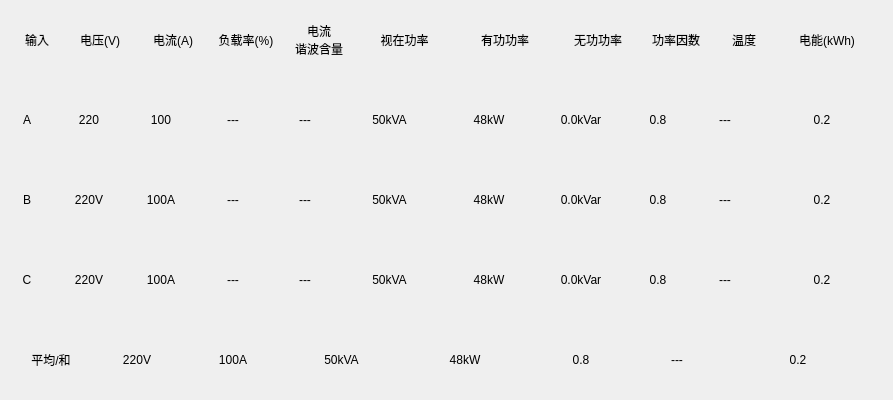
<?xml version="1.0" encoding="UTF-8"?>
<ui version="4.0">
 <class>BoxTotalWid</class>
 <widget class="QWidget" name="BoxTotalWid">
  <property name="geometry">
   <rect>
    <x>0</x>
    <y>0</y>
    <width>893</width>
    <height>400</height>
   </rect>
  </property>
  <property name="minimumSize">
   <size>
    <width>0</width>
    <height>25</height>
   </size>
  </property>
  <property name="windowTitle">
   <string>Form</string>
  </property>
  <layout class="QGridLayout" name="gridLayout" rowstretch="1,1,1,1,1">
   <property name="leftMargin">
    <number>0</number>
   </property>
   <property name="topMargin">
    <number>0</number>
   </property>
   <property name="rightMargin">
    <number>0</number>
   </property>
   <property name="bottomMargin">
    <number>0</number>
   </property>
   <property name="spacing">
    <number>0</number>
   </property>
   <item row="4" column="0">
    <widget class="QWidget" name="AllWid" native="true">
     <layout class="QHBoxLayout" name="horizontalLayout_5" stretch="1,1,1,1,1,1,0,1">
      <property name="spacing">
       <number>0</number>
      </property>
      <property name="leftMargin">
       <number>0</number>
      </property>
      <property name="topMargin">
       <number>0</number>
      </property>
      <property name="rightMargin">
       <number>0</number>
      </property>
      <property name="bottomMargin">
       <number>0</number>
      </property>
      <item>
       <widget class="QLabel" name="label_6">
        <property name="minimumSize">
         <size>
          <width>50</width>
          <height>25</height>
         </size>
        </property>
        <property name="maximumSize">
         <size>
          <width>50</width>
          <height>16777215</height>
         </size>
        </property>
        <property name="text">
         <string>平均/和</string>
        </property>
        <property name="alignment">
         <set>Qt::AlignCenter</set>
        </property>
       </widget>
      </item>
      <item>
       <widget class="QLabel" name="volH">
        <property name="minimumSize">
         <size>
          <width>70</width>
          <height>25</height>
         </size>
        </property>
        <property name="maximumSize">
         <size>
          <width>70</width>
          <height>16777215</height>
         </size>
        </property>
        <property name="text">
         <string>220V</string>
        </property>
        <property name="alignment">
         <set>Qt::AlignCenter</set>
        </property>
       </widget>
      </item>
      <item>
       <widget class="QLabel" name="curH">
        <property name="minimumSize">
         <size>
          <width>70</width>
          <height>25</height>
         </size>
        </property>
        <property name="maximumSize">
         <size>
          <width>70</width>
          <height>16777215</height>
         </size>
        </property>
        <property name="layoutDirection">
         <enum>Qt::LeftToRight</enum>
        </property>
        <property name="text">
         <string>100A</string>
        </property>
        <property name="alignment">
         <set>Qt::AlignCenter</set>
        </property>
       </widget>
      </item>
      <item>
       <widget class="QLabel" name="tApPowH">
        <property name="minimumSize">
         <size>
          <width>95</width>
          <height>25</height>
         </size>
        </property>
        <property name="maximumSize">
         <size>
          <width>95</width>
          <height>16777215</height>
         </size>
        </property>
        <property name="text">
         <string>50kVA</string>
        </property>
        <property name="alignment">
         <set>Qt::AlignCenter</set>
        </property>
       </widget>
      </item>
      <item>
       <widget class="QLabel" name="tPowH">
        <property name="minimumSize">
         <size>
          <width>100</width>
          <height>25</height>
         </size>
        </property>
        <property name="maximumSize">
         <size>
          <width>100</width>
          <height>16777215</height>
         </size>
        </property>
        <property name="text">
         <string>48kW</string>
        </property>
        <property name="alignment">
         <set>Qt::AlignCenter</set>
        </property>
       </widget>
      </item>
      <item>
       <widget class="QLabel" name="tPfH">
        <property name="minimumSize">
         <size>
          <width>80</width>
          <height>25</height>
         </size>
        </property>
        <property name="maximumSize">
         <size>
          <width>80</width>
          <height>16777215</height>
         </size>
        </property>
        <property name="text">
         <string>0.8</string>
        </property>
        <property name="alignment">
         <set>Qt::AlignCenter</set>
        </property>
       </widget>
      </item>
      <item>
       <widget class="QLabel" name="temH">
        <property name="minimumSize">
         <size>
          <width>60</width>
          <height>25</height>
         </size>
        </property>
        <property name="maximumSize">
         <size>
          <width>60</width>
          <height>16777215</height>
         </size>
        </property>
        <property name="text">
         <string>---</string>
        </property>
        <property name="alignment">
         <set>Qt::AlignCenter</set>
        </property>
       </widget>
      </item>
      <item>
       <widget class="QLabel" name="tEleH">
        <property name="minimumSize">
         <size>
          <width>130</width>
          <height>25</height>
         </size>
        </property>
        <property name="maximumSize">
         <size>
          <width>130</width>
          <height>16777215</height>
         </size>
        </property>
        <property name="text">
         <string>0.2</string>
        </property>
        <property name="alignment">
         <set>Qt::AlignCenter</set>
        </property>
       </widget>
      </item>
     </layout>
    </widget>
   </item>
   <item row="3" column="0">
    <widget class="QWidget" name="CWid" native="true">
     <layout class="QHBoxLayout" name="horizontalLayout_4" stretch="1,1,1,1,1,1,1,0,1,0,1">
      <property name="spacing">
       <number>0</number>
      </property>
      <property name="leftMargin">
       <number>0</number>
      </property>
      <property name="topMargin">
       <number>0</number>
      </property>
      <property name="rightMargin">
       <number>0</number>
      </property>
      <property name="bottomMargin">
       <number>0</number>
      </property>
      <item>
       <widget class="QLabel" name="label_5">
        <property name="minimumSize">
         <size>
          <width>50</width>
          <height>25</height>
         </size>
        </property>
        <property name="maximumSize">
         <size>
          <width>50</width>
          <height>16777215</height>
         </size>
        </property>
        <property name="text">
         <string>C</string>
        </property>
        <property name="alignment">
         <set>Qt::AlignCenter</set>
        </property>
       </widget>
      </item>
      <item>
       <widget class="QLabel" name="volC">
        <property name="minimumSize">
         <size>
          <width>70</width>
          <height>25</height>
         </size>
        </property>
        <property name="maximumSize">
         <size>
          <width>70</width>
          <height>16777215</height>
         </size>
        </property>
        <property name="text">
         <string>220V</string>
        </property>
        <property name="alignment">
         <set>Qt::AlignCenter</set>
        </property>
       </widget>
      </item>
      <item>
       <widget class="QLabel" name="curC">
        <property name="minimumSize">
         <size>
          <width>70</width>
          <height>25</height>
         </size>
        </property>
        <property name="maximumSize">
         <size>
          <width>70</width>
          <height>16777215</height>
         </size>
        </property>
        <property name="layoutDirection">
         <enum>Qt::LeftToRight</enum>
        </property>
        <property name="text">
         <string>100A</string>
        </property>
        <property name="alignment">
         <set>Qt::AlignCenter</set>
        </property>
       </widget>
      </item>
      <item>
       <widget class="QLabel" name="plC">
        <property name="minimumSize">
         <size>
          <width>70</width>
          <height>25</height>
         </size>
        </property>
        <property name="maximumSize">
         <size>
          <width>70</width>
          <height>16777215</height>
         </size>
        </property>
        <property name="layoutDirection">
         <enum>Qt::LeftToRight</enum>
        </property>
        <property name="text">
         <string>---</string>
        </property>
        <property name="alignment">
         <set>Qt::AlignCenter</set>
        </property>
       </widget>
      </item>
      <item>
       <widget class="QLabel" name="thdC">
        <property name="minimumSize">
         <size>
          <width>70</width>
          <height>25</height>
         </size>
        </property>
        <property name="maximumSize">
         <size>
          <width>70</width>
          <height>16777215</height>
         </size>
        </property>
        <property name="layoutDirection">
         <enum>Qt::LeftToRight</enum>
        </property>
        <property name="text">
         <string>---</string>
        </property>
        <property name="alignment">
         <set>Qt::AlignCenter</set>
        </property>
       </widget>
      </item>
      <item>
       <widget class="QLabel" name="tApPowC">
        <property name="minimumSize">
         <size>
          <width>95</width>
          <height>25</height>
         </size>
        </property>
        <property name="maximumSize">
         <size>
          <width>95</width>
          <height>16777215</height>
         </size>
        </property>
        <property name="text">
         <string>50kVA</string>
        </property>
        <property name="alignment">
         <set>Qt::AlignCenter</set>
        </property>
       </widget>
      </item>
      <item>
       <widget class="QLabel" name="tPowC">
        <property name="minimumSize">
         <size>
          <width>100</width>
          <height>25</height>
         </size>
        </property>
        <property name="maximumSize">
         <size>
          <width>100</width>
          <height>16777215</height>
         </size>
        </property>
        <property name="text">
         <string>48kW</string>
        </property>
        <property name="alignment">
         <set>Qt::AlignCenter</set>
        </property>
       </widget>
      </item>
      <item>
       <widget class="QLabel" name="tRePowC">
        <property name="minimumSize">
         <size>
          <width>80</width>
          <height>25</height>
         </size>
        </property>
        <property name="maximumSize">
         <size>
          <width>80</width>
          <height>16777215</height>
         </size>
        </property>
        <property name="text">
         <string>0.0kVar</string>
        </property>
        <property name="alignment">
         <set>Qt::AlignCenter</set>
        </property>
       </widget>
      </item>
      <item>
       <widget class="QLabel" name="tPfC">
        <property name="minimumSize">
         <size>
          <width>70</width>
          <height>25</height>
         </size>
        </property>
        <property name="maximumSize">
         <size>
          <width>70</width>
          <height>16777215</height>
         </size>
        </property>
        <property name="text">
         <string>0.8</string>
        </property>
        <property name="alignment">
         <set>Qt::AlignCenter</set>
        </property>
       </widget>
      </item>
      <item>
       <widget class="QLabel" name="temC">
        <property name="minimumSize">
         <size>
          <width>60</width>
          <height>25</height>
         </size>
        </property>
        <property name="maximumSize">
         <size>
          <width>60</width>
          <height>16777215</height>
         </size>
        </property>
        <property name="text">
         <string>---</string>
        </property>
        <property name="alignment">
         <set>Qt::AlignCenter</set>
        </property>
       </widget>
      </item>
      <item>
       <widget class="QLabel" name="tEleC">
        <property name="minimumSize">
         <size>
          <width>130</width>
          <height>25</height>
         </size>
        </property>
        <property name="maximumSize">
         <size>
          <width>130</width>
          <height>16777215</height>
         </size>
        </property>
        <property name="text">
         <string>0.2</string>
        </property>
        <property name="alignment">
         <set>Qt::AlignCenter</set>
        </property>
       </widget>
      </item>
     </layout>
    </widget>
   </item>
   <item row="2" column="0">
    <widget class="QWidget" name="BWid" native="true">
     <layout class="QHBoxLayout" name="horizontalLayout_3" stretch="1,1,1,1,1,1,1,0,1,0,1">
      <property name="spacing">
       <number>0</number>
      </property>
      <property name="leftMargin">
       <number>0</number>
      </property>
      <property name="topMargin">
       <number>0</number>
      </property>
      <property name="rightMargin">
       <number>0</number>
      </property>
      <property name="bottomMargin">
       <number>0</number>
      </property>
      <item>
       <widget class="QLabel" name="label_3">
        <property name="minimumSize">
         <size>
          <width>50</width>
          <height>25</height>
         </size>
        </property>
        <property name="maximumSize">
         <size>
          <width>50</width>
          <height>16777215</height>
         </size>
        </property>
        <property name="text">
         <string>B</string>
        </property>
        <property name="alignment">
         <set>Qt::AlignCenter</set>
        </property>
       </widget>
      </item>
      <item>
       <widget class="QLabel" name="volB">
        <property name="minimumSize">
         <size>
          <width>70</width>
          <height>25</height>
         </size>
        </property>
        <property name="maximumSize">
         <size>
          <width>70</width>
          <height>16777215</height>
         </size>
        </property>
        <property name="text">
         <string>220V</string>
        </property>
        <property name="alignment">
         <set>Qt::AlignCenter</set>
        </property>
       </widget>
      </item>
      <item>
       <widget class="QLabel" name="curB">
        <property name="minimumSize">
         <size>
          <width>70</width>
          <height>25</height>
         </size>
        </property>
        <property name="maximumSize">
         <size>
          <width>70</width>
          <height>16777215</height>
         </size>
        </property>
        <property name="layoutDirection">
         <enum>Qt::LeftToRight</enum>
        </property>
        <property name="text">
         <string>100A</string>
        </property>
        <property name="alignment">
         <set>Qt::AlignCenter</set>
        </property>
       </widget>
      </item>
      <item>
       <widget class="QLabel" name="plB">
        <property name="minimumSize">
         <size>
          <width>70</width>
          <height>25</height>
         </size>
        </property>
        <property name="maximumSize">
         <size>
          <width>70</width>
          <height>16777215</height>
         </size>
        </property>
        <property name="layoutDirection">
         <enum>Qt::LeftToRight</enum>
        </property>
        <property name="text">
         <string>---</string>
        </property>
        <property name="alignment">
         <set>Qt::AlignCenter</set>
        </property>
       </widget>
      </item>
      <item>
       <widget class="QLabel" name="thdB">
        <property name="minimumSize">
         <size>
          <width>70</width>
          <height>25</height>
         </size>
        </property>
        <property name="maximumSize">
         <size>
          <width>70</width>
          <height>16777215</height>
         </size>
        </property>
        <property name="layoutDirection">
         <enum>Qt::LeftToRight</enum>
        </property>
        <property name="text">
         <string>---</string>
        </property>
        <property name="alignment">
         <set>Qt::AlignCenter</set>
        </property>
       </widget>
      </item>
      <item>
       <widget class="QLabel" name="tApPowB">
        <property name="minimumSize">
         <size>
          <width>95</width>
          <height>25</height>
         </size>
        </property>
        <property name="maximumSize">
         <size>
          <width>95</width>
          <height>16777215</height>
         </size>
        </property>
        <property name="text">
         <string>50kVA</string>
        </property>
        <property name="alignment">
         <set>Qt::AlignCenter</set>
        </property>
       </widget>
      </item>
      <item>
       <widget class="QLabel" name="tPowB">
        <property name="minimumSize">
         <size>
          <width>100</width>
          <height>25</height>
         </size>
        </property>
        <property name="maximumSize">
         <size>
          <width>100</width>
          <height>16777215</height>
         </size>
        </property>
        <property name="text">
         <string>48kW</string>
        </property>
        <property name="alignment">
         <set>Qt::AlignCenter</set>
        </property>
       </widget>
      </item>
      <item>
       <widget class="QLabel" name="tRePowB">
        <property name="minimumSize">
         <size>
          <width>80</width>
          <height>25</height>
         </size>
        </property>
        <property name="maximumSize">
         <size>
          <width>80</width>
          <height>16777215</height>
         </size>
        </property>
        <property name="text">
         <string>0.0kVar</string>
        </property>
        <property name="alignment">
         <set>Qt::AlignCenter</set>
        </property>
       </widget>
      </item>
      <item>
       <widget class="QLabel" name="tPfB">
        <property name="minimumSize">
         <size>
          <width>70</width>
          <height>25</height>
         </size>
        </property>
        <property name="maximumSize">
         <size>
          <width>70</width>
          <height>16777215</height>
         </size>
        </property>
        <property name="text">
         <string>0.8</string>
        </property>
        <property name="alignment">
         <set>Qt::AlignCenter</set>
        </property>
       </widget>
      </item>
      <item>
       <widget class="QLabel" name="temB">
        <property name="minimumSize">
         <size>
          <width>60</width>
          <height>25</height>
         </size>
        </property>
        <property name="maximumSize">
         <size>
          <width>60</width>
          <height>16777215</height>
         </size>
        </property>
        <property name="text">
         <string>---</string>
        </property>
        <property name="alignment">
         <set>Qt::AlignCenter</set>
        </property>
       </widget>
      </item>
      <item>
       <widget class="QLabel" name="tEleB">
        <property name="minimumSize">
         <size>
          <width>130</width>
          <height>25</height>
         </size>
        </property>
        <property name="maximumSize">
         <size>
          <width>130</width>
          <height>16777215</height>
         </size>
        </property>
        <property name="text">
         <string>0.2</string>
        </property>
        <property name="alignment">
         <set>Qt::AlignCenter</set>
        </property>
       </widget>
      </item>
     </layout>
    </widget>
   </item>
   <item row="1" column="0">
    <widget class="QWidget" name="AWid" native="true">
     <layout class="QHBoxLayout" name="horizontalLayout_2" stretch="1,1,1,1,1,1,1,0,1,0,1">
      <property name="spacing">
       <number>0</number>
      </property>
      <property name="leftMargin">
       <number>0</number>
      </property>
      <property name="topMargin">
       <number>0</number>
      </property>
      <property name="rightMargin">
       <number>0</number>
      </property>
      <property name="bottomMargin">
       <number>0</number>
      </property>
      <item>
       <widget class="QLabel" name="label_2">
        <property name="minimumSize">
         <size>
          <width>50</width>
          <height>25</height>
         </size>
        </property>
        <property name="maximumSize">
         <size>
          <width>50</width>
          <height>16777215</height>
         </size>
        </property>
        <property name="text">
         <string>A</string>
        </property>
        <property name="alignment">
         <set>Qt::AlignCenter</set>
        </property>
       </widget>
      </item>
      <item>
       <widget class="QLabel" name="volA">
        <property name="minimumSize">
         <size>
          <width>70</width>
          <height>25</height>
         </size>
        </property>
        <property name="maximumSize">
         <size>
          <width>70</width>
          <height>16777215</height>
         </size>
        </property>
        <property name="text">
         <string>220</string>
        </property>
        <property name="alignment">
         <set>Qt::AlignCenter</set>
        </property>
       </widget>
      </item>
      <item>
       <widget class="QLabel" name="curA">
        <property name="minimumSize">
         <size>
          <width>70</width>
          <height>25</height>
         </size>
        </property>
        <property name="maximumSize">
         <size>
          <width>70</width>
          <height>16777215</height>
         </size>
        </property>
        <property name="layoutDirection">
         <enum>Qt::LeftToRight</enum>
        </property>
        <property name="text">
         <string>100</string>
        </property>
        <property name="alignment">
         <set>Qt::AlignCenter</set>
        </property>
       </widget>
      </item>
      <item>
       <widget class="QLabel" name="plA">
        <property name="minimumSize">
         <size>
          <width>70</width>
          <height>25</height>
         </size>
        </property>
        <property name="maximumSize">
         <size>
          <width>70</width>
          <height>16777215</height>
         </size>
        </property>
        <property name="layoutDirection">
         <enum>Qt::LeftToRight</enum>
        </property>
        <property name="text">
         <string>---</string>
        </property>
        <property name="alignment">
         <set>Qt::AlignCenter</set>
        </property>
       </widget>
      </item>
      <item>
       <widget class="QLabel" name="thdA">
        <property name="minimumSize">
         <size>
          <width>70</width>
          <height>25</height>
         </size>
        </property>
        <property name="maximumSize">
         <size>
          <width>70</width>
          <height>16777215</height>
         </size>
        </property>
        <property name="layoutDirection">
         <enum>Qt::LeftToRight</enum>
        </property>
        <property name="text">
         <string>---</string>
        </property>
        <property name="alignment">
         <set>Qt::AlignCenter</set>
        </property>
       </widget>
      </item>
      <item>
       <widget class="QLabel" name="tApPowA">
        <property name="minimumSize">
         <size>
          <width>95</width>
          <height>25</height>
         </size>
        </property>
        <property name="maximumSize">
         <size>
          <width>95</width>
          <height>16777215</height>
         </size>
        </property>
        <property name="text">
         <string>50kVA</string>
        </property>
        <property name="alignment">
         <set>Qt::AlignCenter</set>
        </property>
       </widget>
      </item>
      <item>
       <widget class="QLabel" name="tPowA">
        <property name="minimumSize">
         <size>
          <width>100</width>
          <height>25</height>
         </size>
        </property>
        <property name="maximumSize">
         <size>
          <width>100</width>
          <height>16777215</height>
         </size>
        </property>
        <property name="text">
         <string>48kW</string>
        </property>
        <property name="alignment">
         <set>Qt::AlignCenter</set>
        </property>
       </widget>
      </item>
      <item>
       <widget class="QLabel" name="tRePowA">
        <property name="minimumSize">
         <size>
          <width>80</width>
          <height>25</height>
         </size>
        </property>
        <property name="maximumSize">
         <size>
          <width>80</width>
          <height>16777215</height>
         </size>
        </property>
        <property name="text">
         <string>0.0kVar</string>
        </property>
        <property name="alignment">
         <set>Qt::AlignCenter</set>
        </property>
       </widget>
      </item>
      <item>
       <widget class="QLabel" name="tPfA">
        <property name="minimumSize">
         <size>
          <width>70</width>
          <height>25</height>
         </size>
        </property>
        <property name="maximumSize">
         <size>
          <width>70</width>
          <height>16777215</height>
         </size>
        </property>
        <property name="text">
         <string>0.8</string>
        </property>
        <property name="alignment">
         <set>Qt::AlignCenter</set>
        </property>
       </widget>
      </item>
      <item>
       <widget class="QLabel" name="temA">
        <property name="minimumSize">
         <size>
          <width>60</width>
          <height>25</height>
         </size>
        </property>
        <property name="maximumSize">
         <size>
          <width>60</width>
          <height>16777215</height>
         </size>
        </property>
        <property name="text">
         <string>---</string>
        </property>
        <property name="alignment">
         <set>Qt::AlignCenter</set>
        </property>
       </widget>
      </item>
      <item>
       <widget class="QLabel" name="tEleA">
        <property name="minimumSize">
         <size>
          <width>130</width>
          <height>25</height>
         </size>
        </property>
        <property name="maximumSize">
         <size>
          <width>130</width>
          <height>16777215</height>
         </size>
        </property>
        <property name="text">
         <string>0.2</string>
        </property>
        <property name="alignment">
         <set>Qt::AlignCenter</set>
        </property>
       </widget>
      </item>
     </layout>
    </widget>
   </item>
   <item row="0" column="0">
    <widget class="QWidget" name="TWid" native="true">
     <layout class="QHBoxLayout" name="horizontalLayout">
      <property name="spacing">
       <number>0</number>
      </property>
      <item>
       <widget class="QLabel" name="label">
        <property name="minimumSize">
         <size>
          <width>50</width>
          <height>25</height>
         </size>
        </property>
        <property name="maximumSize">
         <size>
          <width>50</width>
          <height>16777215</height>
         </size>
        </property>
        <property name="text">
         <string>输入</string>
        </property>
        <property name="alignment">
         <set>Qt::AlignCenter</set>
        </property>
       </widget>
      </item>
      <item>
       <widget class="QLabel" name="label_11">
        <property name="minimumSize">
         <size>
          <width>70</width>
          <height>25</height>
         </size>
        </property>
        <property name="maximumSize">
         <size>
          <width>70</width>
          <height>16777215</height>
         </size>
        </property>
        <property name="text">
         <string>电压(V)</string>
        </property>
        <property name="alignment">
         <set>Qt::AlignCenter</set>
        </property>
       </widget>
      </item>
      <item>
       <widget class="QLabel" name="label_4">
        <property name="minimumSize">
         <size>
          <width>70</width>
          <height>25</height>
         </size>
        </property>
        <property name="maximumSize">
         <size>
          <width>70</width>
          <height>16777215</height>
         </size>
        </property>
        <property name="text">
         <string>电流(A)</string>
        </property>
        <property name="alignment">
         <set>Qt::AlignCenter</set>
        </property>
       </widget>
      </item>
      <item>
       <widget class="QLabel" name="label_13">
        <property name="minimumSize">
         <size>
          <width>70</width>
          <height>25</height>
         </size>
        </property>
        <property name="maximumSize">
         <size>
          <width>70</width>
          <height>16777215</height>
         </size>
        </property>
        <property name="text">
         <string>负载率(%)</string>
        </property>
        <property name="alignment">
         <set>Qt::AlignCenter</set>
        </property>
       </widget>
      </item>
      <item>
       <widget class="QLabel" name="label_14">
        <property name="minimumSize">
         <size>
          <width>70</width>
          <height>25</height>
         </size>
        </property>
        <property name="maximumSize">
         <size>
          <width>70</width>
          <height>16777215</height>
         </size>
        </property>
        <property name="text">
         <string>电流
谐波含量</string>
        </property>
        <property name="alignment">
         <set>Qt::AlignCenter</set>
        </property>
       </widget>
      </item>
      <item>
       <widget class="QLabel" name="label_9">
        <property name="minimumSize">
         <size>
          <width>95</width>
          <height>25</height>
         </size>
        </property>
        <property name="maximumSize">
         <size>
          <width>95</width>
          <height>16777215</height>
         </size>
        </property>
        <property name="text">
         <string>视在功率</string>
        </property>
        <property name="alignment">
         <set>Qt::AlignCenter</set>
        </property>
       </widget>
      </item>
      <item>
       <widget class="QLabel" name="label_10">
        <property name="minimumSize">
         <size>
          <width>100</width>
          <height>25</height>
         </size>
        </property>
        <property name="maximumSize">
         <size>
          <width>100</width>
          <height>16777215</height>
         </size>
        </property>
        <property name="text">
         <string>有功功率</string>
        </property>
        <property name="alignment">
         <set>Qt::AlignCenter</set>
        </property>
       </widget>
      </item>
      <item>
       <widget class="QLabel" name="label_15">
        <property name="minimumSize">
         <size>
          <width>80</width>
          <height>25</height>
         </size>
        </property>
        <property name="maximumSize">
         <size>
          <width>80</width>
          <height>16777215</height>
         </size>
        </property>
        <property name="text">
         <string>无功功率</string>
        </property>
        <property name="alignment">
         <set>Qt::AlignCenter</set>
        </property>
       </widget>
      </item>
      <item>
       <widget class="QLabel" name="label_7">
        <property name="minimumSize">
         <size>
          <width>70</width>
          <height>25</height>
         </size>
        </property>
        <property name="maximumSize">
         <size>
          <width>70</width>
          <height>16777215</height>
         </size>
        </property>
        <property name="text">
         <string>功率因数</string>
        </property>
        <property name="alignment">
         <set>Qt::AlignCenter</set>
        </property>
       </widget>
      </item>
      <item>
       <widget class="QLabel" name="label_12">
        <property name="minimumSize">
         <size>
          <width>60</width>
          <height>25</height>
         </size>
        </property>
        <property name="maximumSize">
         <size>
          <width>60</width>
          <height>16777215</height>
         </size>
        </property>
        <property name="text">
         <string>温度</string>
        </property>
        <property name="alignment">
         <set>Qt::AlignCenter</set>
        </property>
       </widget>
      </item>
      <item>
       <widget class="QLabel" name="label_8">
        <property name="minimumSize">
         <size>
          <width>100</width>
          <height>25</height>
         </size>
        </property>
        <property name="maximumSize">
         <size>
          <width>100</width>
          <height>16777215</height>
         </size>
        </property>
        <property name="text">
         <string>电能(kWh)</string>
        </property>
        <property name="alignment">
         <set>Qt::AlignCenter</set>
        </property>
       </widget>
      </item>
     </layout>
    </widget>
   </item>
  </layout>
 </widget>
 <resources/>
 <connections/>
</ui>
